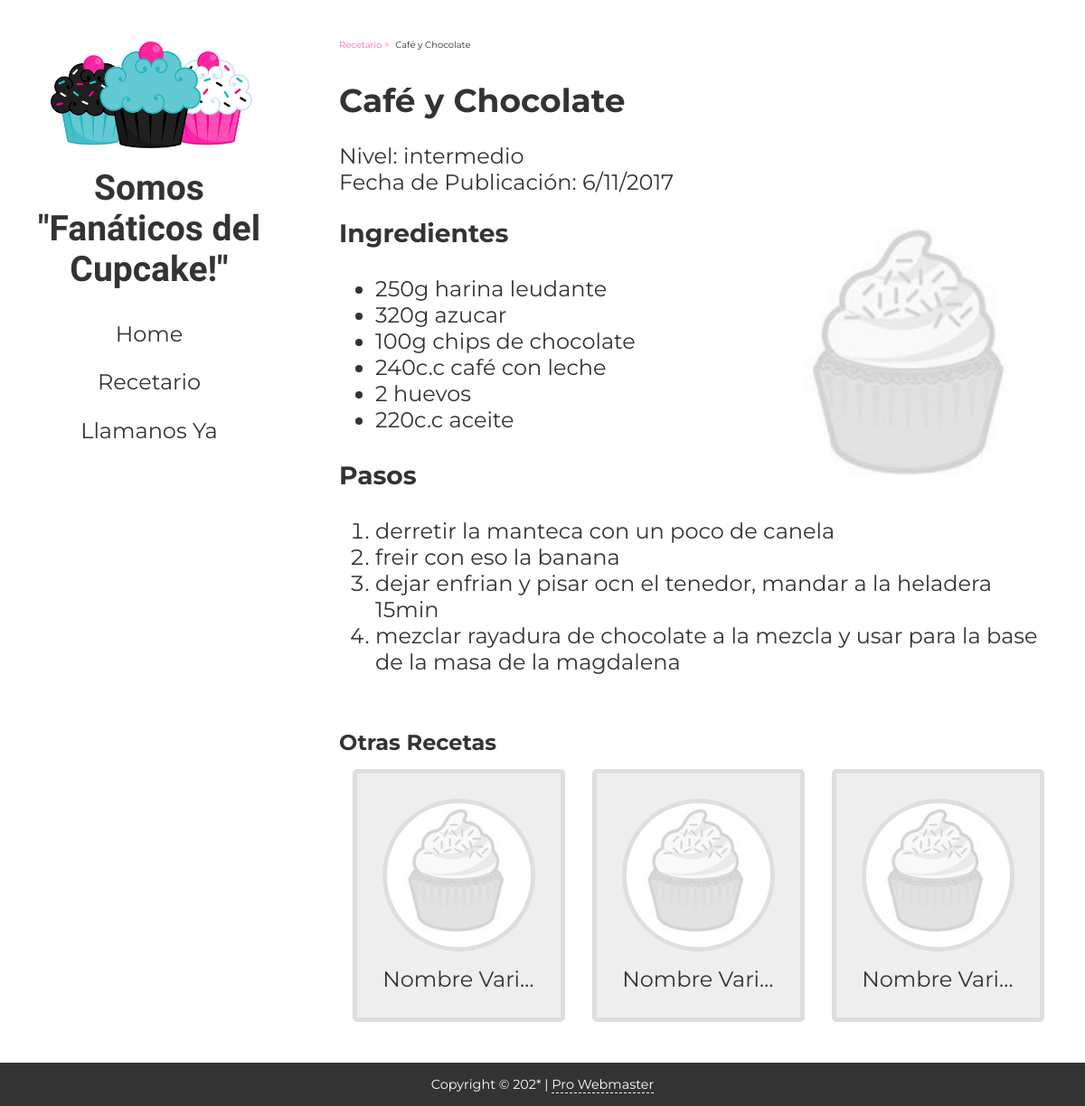
The app's page /index.php?seccion=detalle&item=00001 with its own data.
### tables this page shows
CREATE TABLE `recetas` (
  `idreceta` int(5) UNSIGNED ZEROFILL NOT NULL,
  `titulo` varchar(200) NOT NULL,
  `ingredientes` text NOT NULL,
  `pasos` text NOT NULL,
  `foto` varchar(200) DEFAULT NULL,
  `quenivel` varchar(1) NOT NULL,
  `fechapub` datetime NOT NULL
);

CREATE TABLE `niveles` (
  `idnivel` varchar(1) NOT NULL,
  `titulo` varchar(120) NOT NULL
);

### php/encoding.php (called while the page is built)
<?php
function mostrarTxt($valor){
	$codificacion = mb_detect_encoding($valor, "UTF-8, ISO-8859-1");
	$valor = iconv($codificacion, "UTF-8", $valor);
	return $valor;
};
?>

### detalle.php (the view, shortened to what this page needs)
 <?php
$queitem = $_GET['item'];
$respuesta = mysqli_query($cnx, "SELECT recetas.*,  niveles.titulo AS elnivel FROM recetas LEFT JOIN niveles ON recetas.quenivel = niveles.idnivel WHERE idreceta=$queitem");
$registroitem = mysqli_fetch_assoc($respuesta);
?>
<div class="migajas">
<ul>
    <li><a href="index.php?seccion=recetario">Recetario</a></li>
    <li><?php
        echo mostrarTxt($registroitem['titulo']);
        ?></li>
</ul>
</div>
			<h2><?php
        echo mostrarTxt($registroitem['titulo']);
        ?></h2>
			<p>
<?php
echo "Nivel: ".$registroitem['elnivel']."<br>";
?>
               Fecha de Publicación: <?php
$fecha = strtotime($registroitem['fechapub']);
$fechaformato = date("j/n/Y", $fecha);
 echo $fechaformato;
                ?></p>
			<div class="detalle">
				<img src="imagenes/default-foto.jpg" alt="Variedad: " class="pic"/>
				<h3>Ingredientes</h3>
				<ul>
				<?php
   $losingredientes = $registroitem['ingredientes'];
   $arrayi = explode(",", $losingredientes);
   foreach($arrayi as $v){
       echo "<li>".mostrarTxt($v)."</li>";
   }
                    ?>
				</ul>
				<h3>Pasos</h3>
				<ol>
					<li>derretir la manteca con un poco de canela</li>
					<li>freir con eso la banana</li>
					<li>dejar enfrian y pisar ocn el tenedor, mandar a la heladera 15min</li>
					<li>mezclar rayadura de chocolate a la mezcla y usar para la base de la masa de la magdalena</li>
				</ol>
			</div>
			<div class="recetas-aleatorias">
			<h4>Otras Recetas</h4>
				<div class="item">
					<a href="detalle.html">
						<img src="imagenes/default-foto.jpg" alt="Foto"/>
					<span>Nombre Variedad</span></a>
				</div>
				<div class="item">
					<a href="detalle.html">
						<img src="imagenes/default-foto.jpg" alt="Foto"/>
					<span>Nombre Variedad mas Largo</span></a>
				</div>
				<div class="item">
					<a href="detalle.html">
						<img src="imagenes/default-foto.jpg" alt="Foto"/>
					<span>Nombre Variedad</span></a>
				</div>
			</div>

### index.php (shortened to what this page needs)
<?php
require("php/encoding.php");
$menu = array(
    'inicio' => 'Home',
    'recetario' => 'Recetario',
    'contacto' => 'Llamanos Ya'
);
$queseccion = isset($_GET['seccion']) ? $_GET['seccion'] : 'inicio';
?>
<!doctype html>
<html>
<head>
	<link href="icomoon/style.css" rel="stylesheet">
	<link href="css/estilos.css" rel="stylesheet">
</head>
<body>
	<header class="encabezado">
		<img src="imagenes/logo.jpg" alt="Logo de Fanáticos del Cupcake!" />
		<h1>Somos "Fanáticos del Cupcake!"</h1>
		<nav class="menu">
			<ul>
			<?php
     foreach($menu as $k => $v){
		$clase = ($queseccion == $k) ? 'class="actual"' : '';
        echo '<li><a href="index.php?seccion='.$k.'" '.$clase.'>'.$v.'</a></li>';
     }
			?>
			</ul>
		</nav>
	</header>
	<section class="seccion">
		<?php
       switch($queseccion){
           case 'detalle':
             $ruta = "detalle.php" ;
           break;
       }
       include($ruta);
        ?>
	</section>
	<footer class="pie">
	Copyright &copy 202* | <a href="mailto:mail@mipagina.com.ar">Pro Webmaster</a>
	</footer>
</body>
</html>

### css/estilos.css (style rules this page uses)
* { -webkit-box-sizing: border-box; -moz-box-sizing: border-box; box-sizing: border-box; margin:0; }
a { text-decoration:none; }
nav ul { list-style-type:none; padding:0; }
body , input, textarea { font-family: 'Montserrat', sans-serif; }
h1 { font-family: 'Satisfy', cursive; font-size:39px; line-height:45px; }
body { color:#333; }
a { color:inherit; }
.item a { border:5px solid #dedede;border-radius:5px;background:#eee; }
.item img { border:5px solid #dedede; border-radius:50%; }
.pie { background:#333;color:#fefefe; }
.pie a { border-bottom:1px dashed white; }
.encabezado { padding:15px;text-align:center; }
.encabezado img { max-width:8em; }
.menu { margin-top:25px; }
.menu a { display:block;padding:.7em;margin:5px; }
.seccion { padding:15px; }
.seccion > p { margin:25px 0; }
.recetas-aleatorias { margin-top:30px; }
.item { padding:15px; }
.item a { display:block;text-align:center;padding:12%; }
.item span { display:block; }
.item img { width:100%;height:auto;margin-bottom:6%; }
.pie { padding:15px;text-align:center; }
.detalle ol, .detalle ul { margin:30px 0; }
.detalle img { display:block; margin:0 auto; }
.migajas ul { margin:0 0 30px 0 ;padding:0; }
.migajas li { display:inline;font-size:10px; }
.migajas a { color:hotpink; }
.migajas a:after { content:" >"; }
@media only screen and (min-width:767px) { .recetas-aleatorias, .recetas-catalogo { overflow:hidden; } }
@media only screen and (min-width:767px) { .recetas-aleatorias .item { float:left;width:33.333%; } }
@media only screen and (min-width:767px) { .recetas-aleatorias .item span , .recetas-catalogo .item span { display:block;overflow:hidden;white-space:nowrap;text-overflow:ellipsis; } }
@media only screen and (min-width:767px) { .detalle { overflow:hidden; } }
@media only screen and (min-width:767px) { .detalle img { float:right; } }
@media only screen and (min-width:1024px) { body { font-size:1.5em; } }
@media only screen and (min-width:1024px) { .pie { font-size:.6em; } }
@media only screen and (min-width:1024px) { .encabezado { position:fixed;top:15px;left:15px; width:300px; } }
@media only screen and (min-width:1024px) { .encabezado img { max-width:100%;height:auto; } }
@media only screen and (min-width:1024px) { .menu a { padding:.4em; } }
@media only screen and (min-width:1024px) { .seccion { margin-left:345px; padding:30px; } }
@media only screen and (min-width:1024px) { .detalle img { width:40%; } }

### records on screen
recetas: titulo "Café y Chocolate", quenivel.titulo "intermedio", fechapub "6/11/2017", ingredientes "250g harina leudante", ingredientes "320g azucar", ingredientes "100g chips de chocolate", ingredientes "240c.c café con leche", ingredientes "2 huevos", ingredientes "220c.c aceite"

### other values on screen
$v "Home"
$v "Recetario"
$v "Llamanos Ya"
